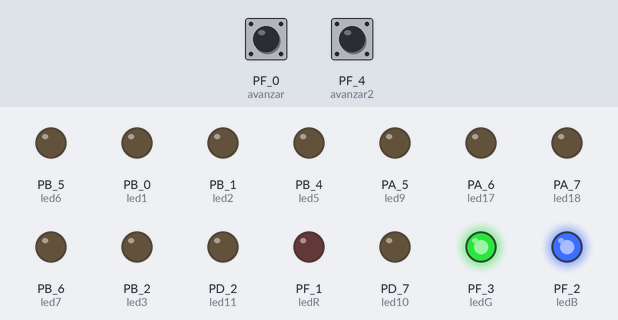
This sketch was run on a simulated TI Tiva C LaunchPad. On the bench: output pins drawn as LEDs (lit = HIGH). The inputs (shaded band) are chosen by the test bench; at power-on: PF_0 (avanzar) HIGH, PF_4 (avanzar2) HIGH.

Above: at 4.2 s.
4.3 s: PF_0 (avanzar) pulled LOW for 0.15 s
At 5.0 s:
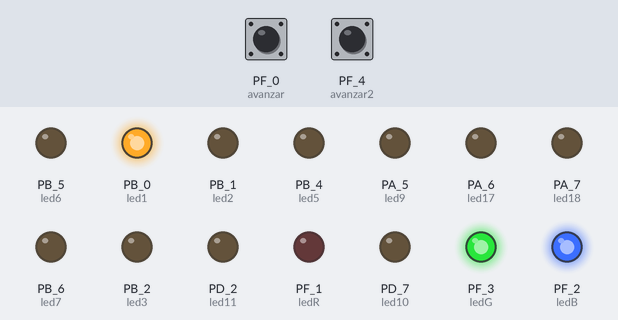
6.0 s: PF_4 (avanzar2) pulled LOW for 0.15 s
At 7.4 s:
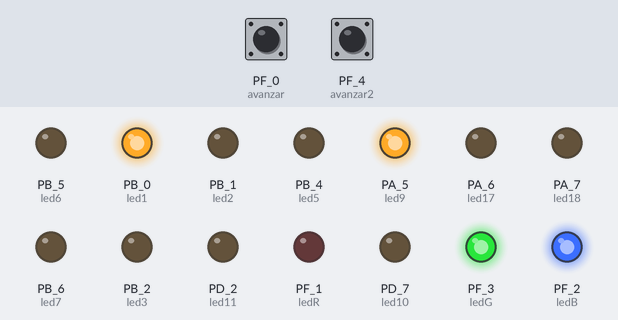
7.7 s: PF_0 (avanzar) pulled LOW for 1 s
At 10.0 s:
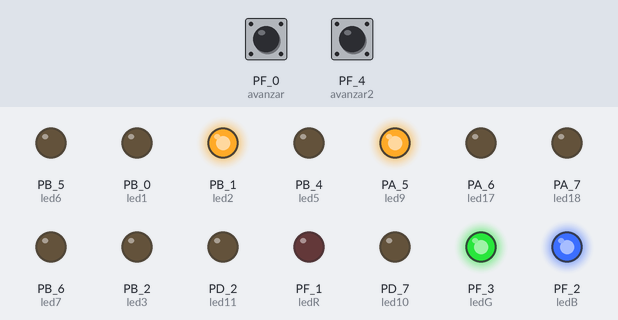
10.3 s: PF_4 (avanzar2) pulled LOW for 1 s
At 12.0 s:
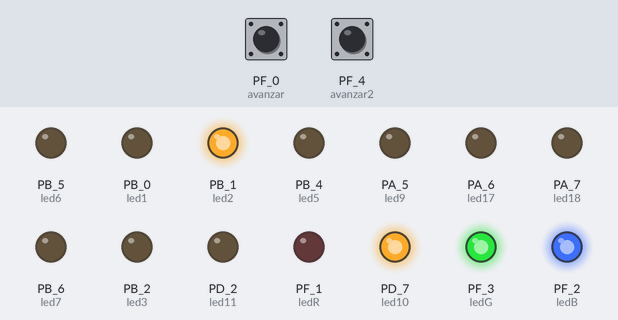
12.9 s: PF_0 (avanzar) pulled LOW for 0.15 s
At 13.9 s:
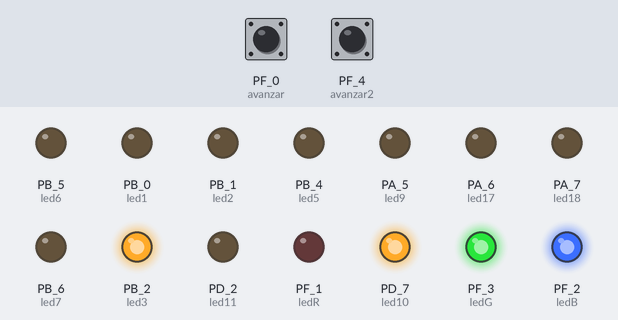
14.6 s: PF_4 (avanzar2) pulled LOW for 0.15 s
At 15.2 s:
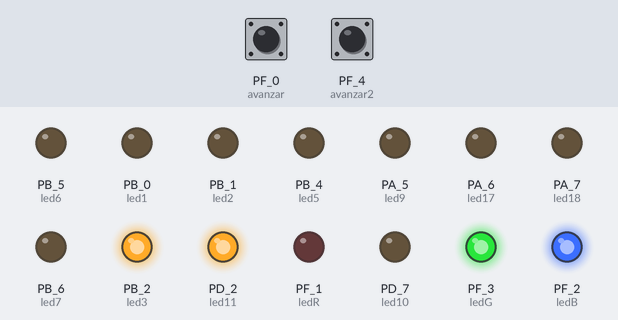
Timing chart, 0 to 17.3 s (numbered marks = the images above; inputs shaded):
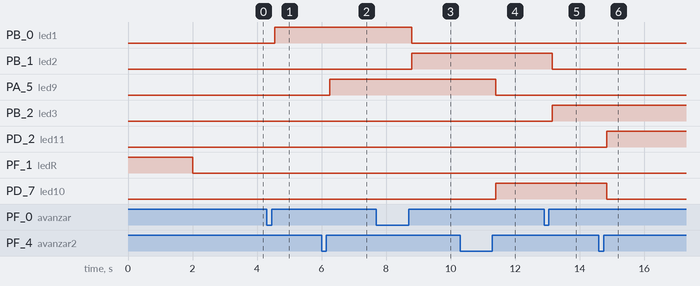

Measured:
- after the input at 4.3 s, PB_0 (led1): LOW → HIGH after 0.25 s
- after the input at 6.0 s, PA_5 (led9): LOW → HIGH after 0.25 s
- after the input at 7.7 s, PB_0 (led1): HIGH → LOW after 1.1 s; PB_1 (led2): LOW → HIGH after 1.1 s
- after the input at 10.3 s, PA_5 (led9): HIGH → LOW after 1.1 s; PD_7 (led10): LOW → HIGH after 1.1 s
- after the input at 12.9 s, PB_1 (led2): HIGH → LOW after 0.25 s; PB_2 (led3): LOW → HIGH after 0.25 s
- after the input at 14.6 s, PD_2 (led11): LOW → HIGH after 0.25 s; PD_7 (led10): HIGH → LOW after 0.25 s

The sketch:

Lab_4.ino
```cpp
//Electronica Digital
//Laboratorio 4
//Helder Ovalle ;18349
//Seccion:20

//Pines del jugador 1
int led1 = PB_0;
int led2 = PB_1;
int led3 = PB_2;
int led4 = PB_3;
int led5 = PB_4;
int led6 = PB_5;
int led7 = PB_6;
int led8 = PB_7;
//Pines del jugador 2
int led9 = PA_5;
int led10 = PD_7;
int led11 = PD_2;
int led12 = PD_3;
int led13 = PC_4;
int led14 = PC_5;
int led15 = PC_6;
int led16 = PC_7;
//Pines del semaforo
int ledR = RED_LED;
int ledG = GREEN_LED;
int ledB = BLUE_LED;
//Indicadores de ganador (azules)
int led17 = PA_6;
int led18 = PA_7;

//Variables
int avanzar = PUSH2;
int avanzar2 = PUSH1;
//Puertos de la tiva push1 y push2
int presionado = 0;
int presionado2 = 0;
//variable para antirebote
int cont = 0;
int cont2 = 0;
//Variables de cont1 y cont2

//Funciones a llamar
void jugador1(void);
void jugador2(void);
void semaforo(void);
void ganador(void);

void setup() {
//Leds de ambos jugadores
pinMode(led1, OUTPUT);
pinMode(led2, OUTPUT);
pinMode(led3, OUTPUT);
pinMode(led4, OUTPUT);
pinMode(led5, OUTPUT);
pinMode(led6, OUTPUT);
pinMode(led7, OUTPUT);
pinMode(led8, OUTPUT);
pinMode(led9, OUTPUT);
pinMode(led10, OUTPUT);
pinMode(led11, OUTPUT);
pinMode(led12, OUTPUT);
pinMode(led13, OUTPUT);
pinMode(led14, OUTPUT);
pinMode(led15, OUTPUT);
pinMode(led16, OUTPUT);
//Semaforo
pinMode(ledR, OUTPUT);
pinMode(ledG, OUTPUT);
pinMode(ledB, OUTPUT);
//Indicador del ganador
pinMode(led17, OUTPUT);
pinMode(led18, OUTPUT);
//Push
pinMode(avanzar, INPUT_PULLUP);
pinMode(avanzar2, INPUT_PULLUP);

semaforo();
}

void loop(){
jugador1();
jugador2();
ganador();
}
//Funciones
void jugador1(void){
  //Aumentando el conta
if (digitalRead(avanzar) == LOW){
  presionado = 1; //Cambiara el estado del push1
}
if (digitalRead(avanzar) == HIGH && presionado == 1){
  presionado = 0;//se reinicia la variable del antirrebote
  delay(100);
  cont++;//Incrementa el contador
}
//Casos posibles del jugador 1
switch (cont){
case 0:
      digitalWrite(led1, LOW); //INICIA TODO EN 0
      digitalWrite(led2, LOW);
      digitalWrite(led3, LOW);
      digitalWrite(led4, LOW);
      digitalWrite(led5, LOW);
      digitalWrite(led6, LOW);
      digitalWrite(led7, LOW);
      digitalWrite(led8, LOW);
      break;

    case 1:
      digitalWrite(led1, HIGH); //Enciende el LED 1 y apaga los demas
      digitalWrite(led2, LOW);
      digitalWrite(led3, LOW);
      digitalWrite(led4, LOW);
      digitalWrite(led5, LOW);
      digitalWrite(led6, LOW);
      digitalWrite(led7, LOW);
      digitalWrite(led8, LOW);
      break;

    case 2:
      digitalWrite(led1, LOW); //Enciende el LED 2 y apaga los demas
      digitalWrite(led2, HIGH);
      digitalWrite(led3, LOW);
      digitalWrite(led4, LOW);
      digitalWrite(led5, LOW);
      digitalWrite(led6, LOW);
      digitalWrite(led7, LOW);
      digitalWrite(led8, LOW);
      break;

    case 3:
      digitalWrite(led1, LOW); //Enciende el LED 3 y apaga los demas
      digitalWrite(led2, LOW);
      digitalWrite(led3, HIGH);
      digitalWrite(led4, LOW);
      digitalWrite(led5, LOW);
      digitalWrite(led6, LOW);
      digitalWrite(led7, LOW);
      digitalWrite(led8, LOW);
      break;

    case 4:
      digitalWrite(led1, LOW); //Enciende el LED 4 y apaga los demas
      digitalWrite(led2, LOW);
      digitalWrite(led3, LOW);
      digitalWrite(led4, HIGH);
      digitalWrite(led5, LOW);
      digitalWrite(led6, LOW);
      digitalWrite(led7, LOW);
      digitalWrite(led8, LOW);
      break;

    case 5:
      digitalWrite(led1, LOW); //Enciende el LED 5 y apaga los demas
      digitalWrite(led2, LOW);
      digitalWrite(led3, LOW);
      digitalWrite(led4, LOW);
      digitalWrite(led5, HIGH);
      digitalWrite(led6, LOW);
      digitalWrite(led7, LOW);
      digitalWrite(led8, LOW);
      break;

     case 6:
      digitalWrite(led1, LOW); //Enciende el LED 6 y apaga los demas
      digitalWrite(led2, LOW);
      digitalWrite(led3, LOW);
      digitalWrite(led4, LOW);
      digitalWrite(led5, LOW);
      digitalWrite(led6, HIGH);
      digitalWrite(led7, LOW);
      digitalWrite(led8, LOW);
      break;

      case 7:
      digitalWrite(led1, LOW); //Enciende el LED 7 y apaga los demas
      digitalWrite(led2, LOW);
      digitalWrite(led3, LOW);
      digitalWrite(led4, LOW);
      digitalWrite(led5, LOW);
      digitalWrite(led6, LOW);
      digitalWrite(led7, HIGH);
      digitalWrite(led8, LOW);
      break;

      case 8:
      digitalWrite(led1, LOW); //Enciende el LED 8 y apaga los demas
      digitalWrite(led2, LOW);
      digitalWrite(led3, LOW);
      digitalWrite(led4, LOW);
      digitalWrite(led5, LOW);
      digitalWrite(led6, LOW);
      digitalWrite(led7, LOW);
      digitalWrite(led8, HIGH);
      break;
  }
}
void jugador2(void){
  //secuencia para aumentar el contador2
if (digitalRead(avanzar2) == LOW){
  presionado2 = 1;//cambia de estado si se presiona el pulsador 2
}
if (digitalRead(avanzar2) == HIGH && presionado2 == 1){
  presionado2 = 0;//se reinicia la variable del antirrebote
  delay(100);
  cont2++;//el contador aumenta una unidad
}
//Casos posibles del jugador 2
  switch (cont2){
    case 1:
      digitalWrite(led9, HIGH); //Enciende el LED 9 y apaga los demas
      digitalWrite(led10, LOW);
      digitalWrite(led11, LOW);
      digitalWrite(led12, LOW);
      digitalWrite(led13, LOW);
      digitalWrite(led14, LOW);
      digitalWrite(led15, LOW);
      digitalWrite(led16, LOW);
      break;

    case 2:
      digitalWrite(led9, LOW); //Enciende el LED 10 y apaga los demas
      digitalWrite(led10, HIGH);
      digitalWrite(led11, LOW);
      digitalWrite(led12, LOW);
      digitalWrite(led13, LOW);
      digitalWrite(led14, LOW);
      digitalWrite(led15, LOW);
      digitalWrite(led16, LOW);
      break;

    case 3:
      digitalWrite(led9, LOW); //Enciende el LED 11 y apaga los demas
      digitalWrite(led10, LOW);
      digitalWrite(led11, HIGH);
      digitalWrite(led12, LOW);
      digitalWrite(led13, LOW);
      digitalWrite(led14, LOW);
      digitalWrite(led15, LOW);
      digitalWrite(led16, LOW);
      break;

    case 4:
      digitalWrite(led9, LOW); //Enciende el LED 12 y apaga los demas
      digitalWrite(led10, LOW);
      digitalWrite(led11, LOW);
      digitalWrite(led12, HIGH);
      digitalWrite(led13, LOW);
      digitalWrite(led14, LOW);
      digitalWrite(led15, LOW);
      digitalWrite(led16, LOW);
      break;

    case 5:
      digitalWrite(led9, LOW); //Enciende el LED 13 y apaga los demas
      digitalWrite(led10, LOW);
      digitalWrite(led11, LOW);
      digitalWrite(led12, LOW);
      digitalWrite(led13, HIGH);
      digitalWrite(led14, LOW);
      digitalWrite(led15, LOW);
      digitalWrite(led16, LOW);
      break;

     case 6:
      digitalWrite(led9, LOW); //Enciende el LED 14 y apaga los demas
      digitalWrite(led10, LOW);
      digitalWrite(led11, LOW);
      digitalWrite(led12, LOW);
      digitalWrite(led13, LOW);
      digitalWrite(led14, HIGH);
      digitalWrite(led15, LOW);
      digitalWrite(led16, LOW);
      break;

      case 7:
      digitalWrite(led9, LOW); //Enciende el LED 15 y apaga los demas
      digitalWrite(led10, LOW);
      digitalWrite(led11, LOW);
      digitalWrite(led12, LOW);
      digitalWrite(led13, LOW);
      digitalWrite(led14, LOW);
      digitalWrite(led15, HIGH);
      digitalWrite(led16, LOW);
      break;

      case 8:
      digitalWrite(led9, LOW); //Enciende el LED 16 y apaga los demas
      digitalWrite(led10, LOW);
      digitalWrite(led11, LOW);
      digitalWrite(led12, LOW);
      digitalWrite(led13, LOW);
      digitalWrite(led14, LOW);
      digitalWrite(led15, LOW);
      digitalWrite(led16, HIGH);
      break;
  }
}

void semaforo(void){
  digitalWrite(ledR, HIGH);
  digitalWrite(ledG, LOW);
  delay(1000);
  digitalWrite(ledR, HIGH);
  digitalWrite(ledG, HIGH);
  delay(1000);
  digitalWrite(ledR, LOW);
  digitalWrite(ledG, HIGH);
  delay(1000);
  digitalWrite(ledG, HIGH);
  digitalWrite(ledB, HIGH);
}
void ganador(void){
if (cont>8){
  digitalWrite(led17, HIGH);//Indicador J1
  digitalWrite(led8, LOW);//Ultima led del J1
}
if (cont2>8){
  digitalWrite(led18, HIGH);//Indicador J2
  digitalWrite(led16, LOW);//Ultima led del J2
}
}
```
